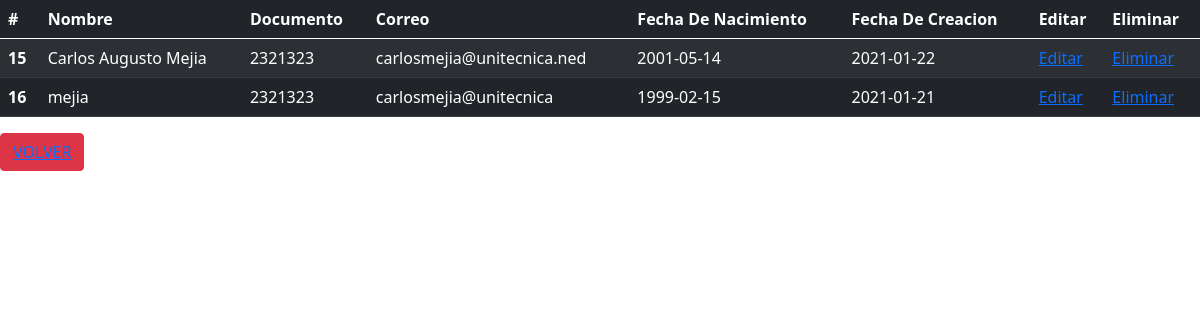
The page /clientes.php on the database its author committed.
### tables this page shows
CREATE TABLE IF NOT EXISTS `clientes` (
  `#` int(11) NOT NULL AUTO_INCREMENT,
  `Nombre_Cliente` text NOT NULL,
  `Numero_Documento` varchar(10) NOT NULL,
  `Email` text NOT NULL,
  `Fecha_Nacimiento` date NOT NULL,
  `Fecha_Creacion` date NOT NULL,
  `Activar_Registro` varchar(1) NOT NULL DEFAULT '1',
  PRIMARY KEY (`#`)
);

### clientes.php (the view, shortened to what this page needs)
<?php
include('conexion.php');
?>
<!doctype html>
<html lang="en">
  <head>
    <link href="https://cdn.jsdelivr.net/npm/bootstrap@5.0.0-beta1/dist/css/bootstrap.min.css" rel="stylesheet">
    <link rel="stylesheet" type="text/css" href="css/estilo-cliente.css">
  </head>
  <body>
    <table class="table table-striped table-dark">
  <thead>
    <tr>
      <th scope="col">#</th>
      <th scope="col">Nombre</th>
      <th scope="col">Documento</th>
      <th scope="col">Correo</th>
      <th scope="col">Fecha De Nacimiento</th>
      <th scope="col">Fecha De Creacion</th>
      <th scope="col">Editar</th>
      <th scope="col">Eliminar</th>
    </tr>
  </thead>
  <tbody>
    <?php
      $consulta = "SELECT * FROM `clientes` WHERE Activar_Registro=1";
      $resultados = mysqli_query($conec, $consulta) or die ( "Algo ha ido mal en la consulta a la base de datos");
     ?>
     <?php while ($row=mysqli_fetch_array($resultados)) { ?>
    <tr>
      <th scope="row"><?php echo $row['#']; ?></th>
      <td><?php echo $row['Nombre_Cliente']; ?></td>
      <td><?php echo $row['Numero_Documento']; ?></td>
      <td><?php echo $row['Email']; ?></td>
      <td><?php echo $row['Fecha_Nacimiento']; ?></td>
      <td><?php echo $row['Fecha_Creacion']; ?></td>
      <td><a href="editar-cliente.php?Numero_Documento=<?php echo $row['Numero_Documento'] ?>">Editar</a></td>
      <td><a href="eliminar-cliente.php?Numero_Documento=<?php echo $row['Numero_Documento'] ?>">Eliminar</a></td>
      <?php } ?>
    </tr>
    </tbody>
    </table>
    <div class="row">
      <div class="col-12">
          <button type="button" class="btn btn-danger"><a href="index.php">VOLVER</a></button>
      </div>
    </div>
  </body>
</html>

### css/estilo-cliente.css (style rules this page uses)
* { padding: 0; margin: 0; text-decoration: none; }

### rows shown on the page
clientes: value "15", Nombre_Cliente "Carlos Augusto Mejia", Numero_Documento "2321323", Email "carlosmejia@unitecnica.ned", Fecha_Nacimiento "2001-05-14", Fecha_Creacion "2021-01-22"
clientes: value "16", Nombre_Cliente "mejia", Numero_Documento "2321323", Email "carlosmejia@unitecnica", Fecha_Nacimiento "1999-02-15", Fecha_Creacion "2021-01-21"
